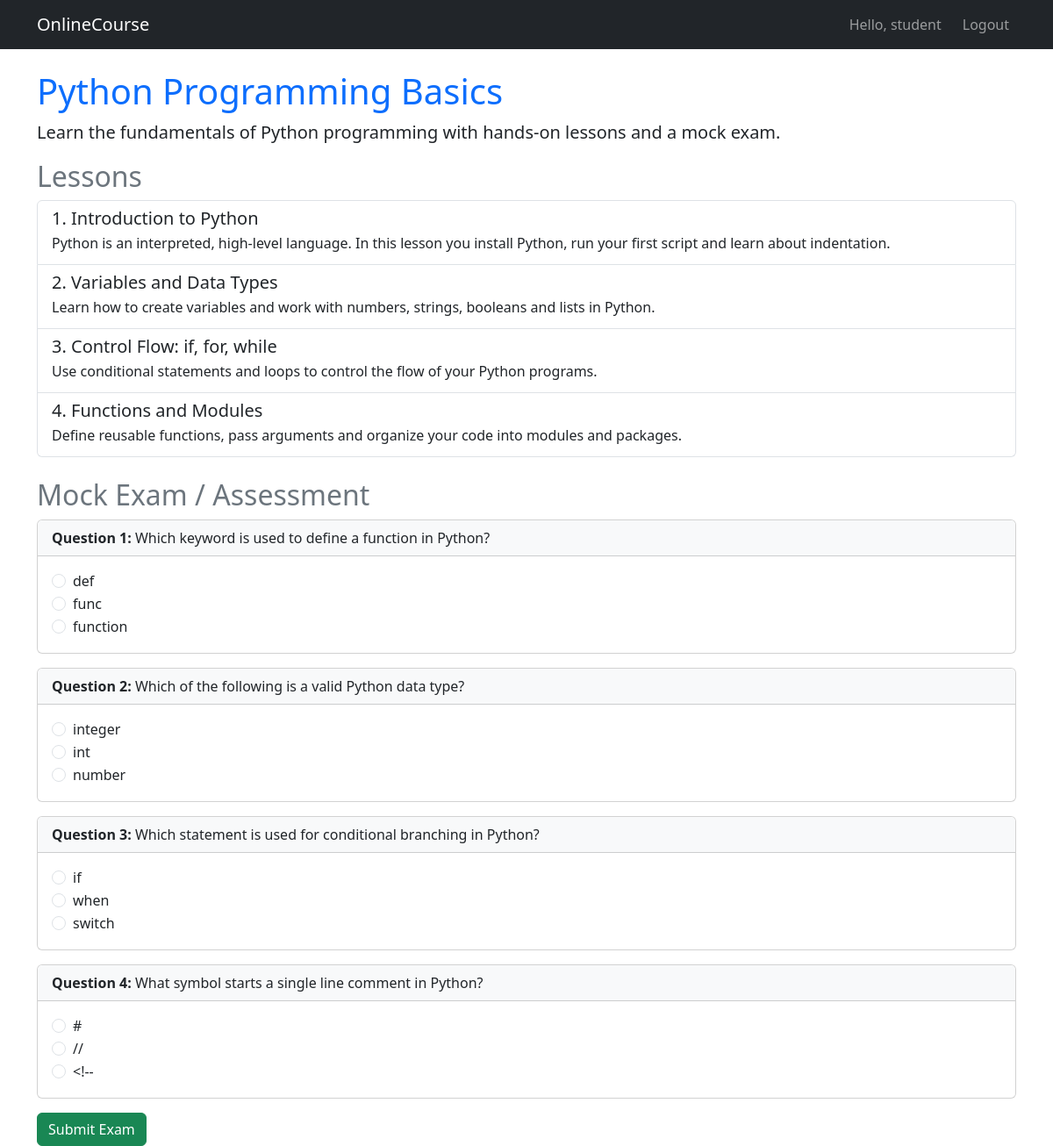
The app's page /course/1/ (signed in) with its own data.
### onlinecourse/models.py (models this page shows, shortened)
class Course(models.Model):
    name = models.CharField(null=False, max_length=30, default='online course')
    description = models.CharField(null=False, max_length=255, default='online course description')

class Lesson(models.Model):
    title = models.CharField(null=False, max_length=200, default='lesson')
    content = models.TextField(null=False, default='lesson content')
    course = models.ForeignKey(Course, on_delete=models.CASCADE)

class Question(models.Model):
    question_text = models.CharField(null=False, max_length=200, default='question')
    lesson = models.ForeignKey(Lesson, on_delete=models.CASCADE)
    def get_choices(self):
        return Choice.objects.filter(question=self)

class Choice(models.Model):
    question = models.ForeignKey(Question, on_delete=models.CASCADE)
    choice_text = models.CharField(null=False, max_length=200, default='choice')
    is_correct = models.BooleanField(default=False)

### onlinecourse/views.py (the view)
# urls.py: path('course/<int:course_id>/', views.course_details, name='course_details'),
@login_required
def course_details(request, course_id):
    course = get_object_or_404(Course, pk=course_id)
    lessons = Lesson.objects.filter(course=course)
    questions = Question.objects.filter(lesson__course=course)
    enrollment = Enrollment.objects.filter(enroll_user=request.user, course=course).first()
    context = {
        'course': course,
        'lesson_list': lessons,
        'question_list': questions,
        'enrollment': enrollment,
    }
    return render(request, 'onlinecourse/course_details_bootstrap.html', context)

### onlinecourse/templates/onlinecourse/course_details_bootstrap.html (shortened to what this page needs)
{% extends "onlinecourse/base.html" %}
{% block content %}
<div class="row">
    <div class="col-md-12">
        <h1 class="text-primary">{{ course.name }}</h1>
        <p class="lead">{{ course.description }}</p>
    </div>
</div>
<div class="row">
    <div class="col-md-12">
        <h2 class="text-secondary">Lessons</h2>
        <div class="list-group mb-4">
            {% for lesson in lesson_list %}
            <div class="list-group-item list-group-item-action">
                <div class="d-flex w-100 justify-content-between">
                    <h5 class="mb-1">{{ forloop.counter }}. {{ lesson.title }}</h5>
                </div>
                <p class="mb-1">{{ lesson.content }}</p>
            </div>
            {% empty %}
            <div class="alert alert-warning">This course has no lessons yet.</div>
            {% endfor %}
        </div>
    </div>
</div>
<div class="row">
    <div class="col-md-12">
        <h2 class="text-secondary">Mock Exam / Assessment</h2>
        {% if enrollment %}
        <form id="exam_form" action="{% url 'onlinecourse:submit' course.id %}" method="post">
            {% for question in question_list %}
            <div class="card mb-3">
                <div class="card-header bg-light">
                    <strong>Question {{ forloop.counter }}:</strong> {{ question.question_text }}
                </div>
                <div class="card-body">
                    {% for choice in question.get_choices %}
                    <div class="form-check">
                        <input class="form-check-input" type="radio" name="choice_{{ question.id }}"
                               id="choice{{ choice.id }}" value="{{ choice.id }}">
                        <label class="form-check-label" for="choice{{ choice.id }}">
                            {{ choice.choice_text }}
                        </label>
                    </div>
                    {% endfor %}
                </div>
            </div>
            {% empty %}
            <div class="alert alert-info">No assessment questions have been added for this course yet.</div>
            {% endfor %}
            {% if question_list %}
            <button class="btn btn-success" type="submit">Submit Exam</button>
            {% endif %}
        </form>
        {% else %}
        <div class="alert alert-info">
            Please <a href="{% url 'onlinecourse:enroll' course.id %}">enroll</a> in this course to take the assessment.
        </div>
        {% endif %}
    </div>
</div>
{% endblock %}

### onlinecourse/templates/onlinecourse/base.html (shortened to what this page needs)
{% load static %}
<!DOCTYPE html>
<html lang="en">
<head>
    <link href="https://cdn.jsdelivr.net/npm/bootstrap@5.3.0/dist/css/bootstrap.min.css" rel="stylesheet">
</head>
<body>
<nav class="navbar navbar-expand-lg navbar-dark bg-dark mb-4">
    <div class="container">
        <a class="navbar-brand" href="{% url 'onlinecourse:index' %}">OnlineCourse</a>
        <div class="navbar-nav ms-auto">
            {% if user.is_authenticated %}
                <span class="navbar-text me-3">Hello, {{ user.username }}</span>
                <a class="nav-link" href="{% url 'onlinecourse:logout' %}">Logout</a>
            {% else %}
                <a class="nav-link" href="{% url 'onlinecourse:login' %}">Login</a>
            {% endif %}
        </div>
    </div>
</nav>
<div class="container">
    {% block content %}
    {% endblock %}
</div>
</body>
</html>

### records on screen
Course: name "Python Programming Basics", description "Learn the fundamentals of Python programming with hands-on lessons and a mock exam."
Lesson: title "Introduction to Python", content "Python is an interpreted, high-level language. In this lesson you install Python, run your first script and learn about indentation."
Lesson: title "Variables and Data Types", content "Learn how to create variables and work with numbers, strings, booleans and lists in Python."
Lesson: title "Control Flow: if, for, while", content "Use conditional statements and loops to control the flow of your Python programs."
Lesson: title "Functions and Modules", content "Define reusable functions, pass arguments and organize your code into modules and packages."
Question: question_text "Which keyword is used to define a function in Python?"
Choice: choice_text "def"
Choice: choice_text "func"
Choice: choice_text "function"
Question: question_text "Which of the following is a valid Python data type?"
Choice: choice_text "integer"
Choice: choice_text "int"
Choice: choice_text "number"
Question: question_text "Which statement is used for conditional branching in Python?"
Choice: choice_text "if"
Choice: choice_text "when"
Choice: choice_text "switch"
Question: question_text "What symbol starts a single line comment in Python?"
Choice: choice_text "#"
Choice: choice_text "//"
Choice: choice_text "<!--"

### other values on screen
{{ user.username }} "student"
